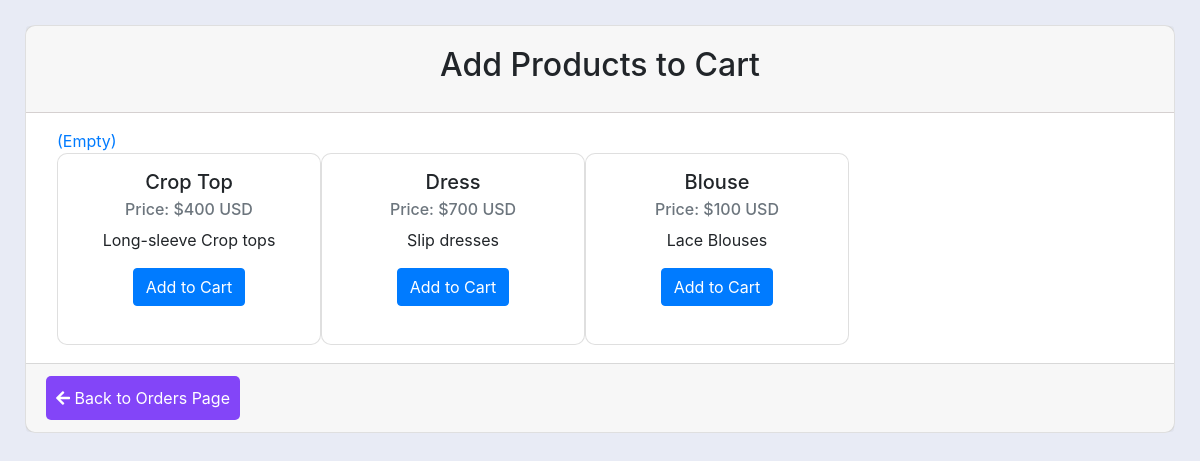
Screenshot of /orders/cart/orderform.php (signed in) with the database file from the repository.
### tables this page shows
CREATE TABLE `products` (
  `id` int(11) NOT NULL,
  `name` text NOT NULL,
  `description` text NOT NULL,
  `price` text NOT NULL,
  `quantity` int(20) NOT NULL,
  `created` datetime NOT NULL
);

### orders/cart/Cart.class.php (called while the page is built, shortened)
<?php
class Cart {
    protected $cart_contents = array();
    public function __construct(){
        $this->cart_contents = !empty($_SESSION['cart_contents'])?$_SESSION['cart_contents']:NULL;
        if ($this->cart_contents === NULL){
            $this->cart_contents = array('cart_total' => 0, 'total_items' => 0);
        }
    }
    public function total_items(){
        return $this->cart_contents['total_items'];
    }
}
?>

### orders/cart/index.php (the view, shortened to what this page needs)
<?php
include_once 'Cart.class.php';
$cart = new Cart;
require_once 'dbConfig.php';
?>
<!DOCTYPE html>
<html lang="en">
<head>
<link rel="stylesheet" href="https://stackpath.bootstrapcdn.com/bootstrap/4.3.1/css/bootstrap.min.css">
</head>
</head>
<body>
<div class="container">
    <div class="cart-view">
        <a href="viewCart.php" title="View Cart"><i class="icart"></i> (<?php echo ($cart->total_items() > 0)?$cart->total_items().' Items':'Empty'; ?>)</a>
    </div>
    <div class="row col-lg-12">
        <?php
        $result = $db->query("SELECT * FROM products ORDER BY id DESC LIMIT 10");
        if($result->num_rows > 0){
            while($row = $result->fetch_assoc()){
        ?>
        <div class="card col-lg-3" style="height:12em;">
            <div class="card-body">
                <h5 class="card-title"><?php echo $row["name"]; ?></h5>
                <h6 class="card-subtitle mb-2 text-muted">Price: <?php echo '$'.$row["price"].' USD'; ?></h6>
                <p class="card-text"><?php echo $row["description"]; ?></p>
                <a href="./cartAction.php?action=addToCart&id=<?php echo $row["id"]; ?>" class="btn btn-primary">Add to Cart</a>
            </div>
        </div>
        <?php } }else{ ?>
        <p>Product(s) not found.....</p>
        <?php } ?>
    </div>
</div>
</body>
</html>

### orders/cart/orderform.php (style rules this page uses)
body { background: #E8EBF5; flex: 1; align-items: center; justify-content: center; margin: 0; padding: 25px; }
.card { background: #fff; border-radius: 10px; box-shadow: 0 0 5px rgba(255, 255, 255, 0.04588); }
.card-body { padding: 16px; min-height: 250px; justify-items: center; align-items: center; }

### rows the page displays
products: name "Crop Top", price "400", description "Long-sleeve Crop tops"
products: name "Dress", price "700", description "Slip dresses"
products: name "Blouse", price "100", description "Lace Blouses"
